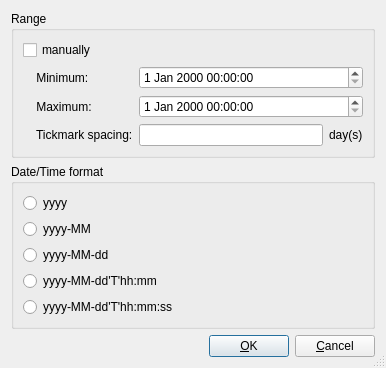
<?xml version="1.0" encoding="UTF-8"?>
<ui version="4.0">
 <class>SetXAxisOptionsDateTimeDialog</class>
 <widget class="QDialog" name="SetXAxisOptionsDateTimeDialog">
  <property name="geometry">
   <rect>
    <x>0</x>
    <y>0</y>
    <width>386</width>
    <height>359</height>
   </rect>
  </property>
  <property name="windowTitle">
   <string>X-Axis options</string>
  </property>
  <property name="sizeGripEnabled">
   <bool>true</bool>
  </property>
  <layout class="QGridLayout" name="gridLayout_3">
   <item row="1" column="0">
    <widget class="QGroupBox" name="groupBox_2">
     <property name="title">
      <string>Date/Time format</string>
     </property>
     <layout class="QGridLayout" name="gridLayout_2">
      <item row="0" column="0">
       <widget class="QRadioButton" name="Year_radioButton">
        <property name="text">
         <string>yyyy</string>
        </property>
       </widget>
      </item>
      <item row="1" column="0">
       <widget class="QRadioButton" name="YearMonth_radioButton">
        <property name="text">
         <string>yyyy-MM</string>
        </property>
       </widget>
      </item>
      <item row="2" column="0">
       <widget class="QRadioButton" name="IsoDate_radioButton">
        <property name="text">
         <string>yyyy-MM-dd</string>
        </property>
       </widget>
      </item>
      <item row="3" column="0">
       <widget class="QRadioButton" name="IsoDateTime_radioButton">
        <property name="text">
         <string>yyyy-MM-dd'T'hh:mm</string>
        </property>
       </widget>
      </item>
      <item row="4" column="0">
       <widget class="QRadioButton" name="IsoDateTimeSecs_radioButton">
        <property name="text">
         <string>yyyy-MM-dd'T'hh:mm:ss</string>
        </property>
       </widget>
      </item>
     </layout>
    </widget>
   </item>
   <item row="0" column="0">
    <widget class="QGroupBox" name="groupBox">
     <property name="title">
      <string>Range</string>
     </property>
     <layout class="QGridLayout" name="gridLayout">
      <item row="1" column="0">
       <widget class="QLabel" name="GraphicMinimum_label">
        <property name="text">
         <string>    Minimum:</string>
        </property>
       </widget>
      </item>
      <item row="1" column="1" colspan="2">
       <widget class="QDateTimeEdit" name="GraphicMinimum_DateTimeEdit"/>
      </item>
      <item row="2" column="0">
       <widget class="QLabel" name="GraphicMaximum_label">
        <property name="text">
         <string>    Maximum:</string>
        </property>
       </widget>
      </item>
      <item row="2" column="1" colspan="2">
       <widget class="QDateTimeEdit" name="GraphicMaximum_DateTimeEdit"/>
      </item>
      <item row="3" column="0">
       <widget class="QLabel" name="TickmarkSpacing_label">
        <property name="text">
         <string>    Tickmark spacing:</string>
        </property>
       </widget>
      </item>
      <item row="3" column="1">
       <widget class="QLineEdit" name="TickmarkSpacing_lineEdit"/>
      </item>
      <item row="3" column="2">
       <widget class="QLabel" name="label">
        <property name="text">
         <string>day(s)</string>
        </property>
       </widget>
      </item>
      <item row="0" column="0">
       <widget class="QCheckBox" name="useManualScaleSettings_checkBox">
        <property name="text">
         <string>manually</string>
        </property>
       </widget>
      </item>
     </layout>
    </widget>
   </item>
   <item row="2" column="0">
    <layout class="QHBoxLayout">
     <item>
      <spacer>
       <property name="orientation">
        <enum>Qt::Horizontal</enum>
       </property>
       <property name="sizeHint" stdset="0">
        <size>
         <width>40</width>
         <height>20</height>
        </size>
       </property>
      </spacer>
     </item>
     <item>
      <widget class="QPushButton" name="OK_pushButton">
       <property name="text">
        <string>&amp;OK</string>
       </property>
       <property name="default">
        <bool>true</bool>
       </property>
      </widget>
     </item>
     <item>
      <widget class="QPushButton" name="Cancel_pushButton">
       <property name="text">
        <string>&amp;Cancel</string>
       </property>
      </widget>
     </item>
    </layout>
   </item>
  </layout>
 </widget>
 <tabstops>
  <tabstop>useManualScaleSettings_checkBox</tabstop>
  <tabstop>GraphicMinimum_DateTimeEdit</tabstop>
  <tabstop>GraphicMaximum_DateTimeEdit</tabstop>
  <tabstop>TickmarkSpacing_lineEdit</tabstop>
  <tabstop>Year_radioButton</tabstop>
  <tabstop>YearMonth_radioButton</tabstop>
  <tabstop>IsoDate_radioButton</tabstop>
  <tabstop>IsoDateTime_radioButton</tabstop>
  <tabstop>IsoDateTimeSecs_radioButton</tabstop>
  <tabstop>OK_pushButton</tabstop>
  <tabstop>Cancel_pushButton</tabstop>
 </tabstops>
 <resources/>
 <connections/>
</ui>
